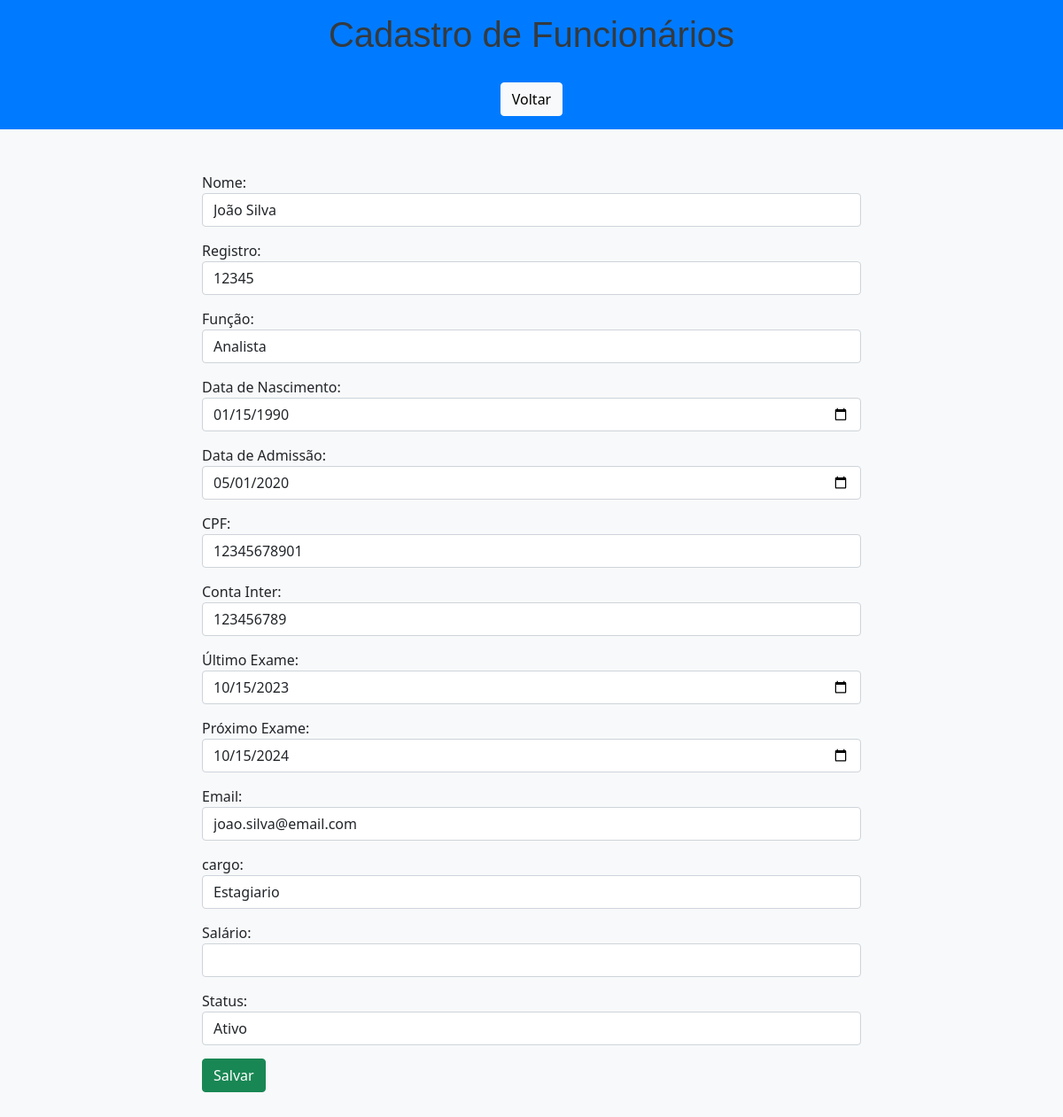
Page /edit/1/ on the committed database.
### app/models.py (models this page shows, shortened)
class Funcionarios(models.Model):
    cpf_validator = RegexValidator(
        r'^\d{11}$',
        'O CPF deve ter 11 dígitos numéricos.'
    )
    def validate_date_format(value):
        """Valida se o campo segue o formato de data 'YYYY-MM-DD'."""
        if not re.match(r'\d{4}-\d{2}-\d{2}', value):
            raise ValidationError('A data deve estar no formato YYYY-MM-DD.')
    nome = models.CharField(max_length=150, verbose_name='Nome')
    registro = models.CharField(max_length=50, verbose_name='Registro')
    funcao = models.CharField(max_length=100, verbose_name='Função')
    data_nascimento = models.CharField(
        max_length=100,
        verbose_name='Data de Nascimento',
        validators=[validate_date_format]
    )
    data_admissao = models.CharField(
        max_length=100,
        verbose_name='Data de Admissão',
        validators=[validate_date_format]
    )
    cpf = models.CharField(max_length=11, validators=[cpf_validator], unique=True, verbose_name='CPF')
    conta_inter = models.CharField(max_length=20, verbose_name='Conta Inter')
    ultimo_exame = models.CharField(
        max_length=100,
        null=True,
        blank=True,
        verbose_name='Último Exame',
        validators=[validate_date_format]
    )
    proximo_exame = models.CharField(
        max_length=100,
        null=True,
        blank=True,
        verbose_name='Próximo Exame',
        validators=[validate_date_format]
    )
    email = models.EmailField(max_length=100, validators=[EmailValidator()], unique=True, verbose_name='Email')
    salario = models.DecimalField(max_digits=10, decimal_places=2, verbose_name='Salário')
    status = models.CharField(max_length=50, verbose_name='Status')
    cargo = models.CharField(max_length=50, verbose_name='Status')

### app/views.py (the view)
# urls.py: path('edit/<int:pk>/', edit, name='edit'),
def edit(request, pk):
    funcionario = get_object_or_404(Funcionarios, pk=pk)
    form = FuncionariosForm(instance=funcionario)
    return render(request, 'Funcionarios/form.html', {'form': form, 'db': funcionario})

### app/forms.py
class FuncionariosForm(ModelForm):
    class Meta:
        model = Funcionarios
        fields = [
            'nome',
            'registro',
            'funcao',
            'data_nascimento',
            'data_admissao',
            'cpf',
            'conta_inter',
            'ultimo_exame',
            'proximo_exame',
            'email',
            'salario',
            'status',
            'cargo'
        ]
        widgets = {
            'data_nascimento': forms.TextInput(attrs={'placeholder': 'dd/mm/yyyy', 'class': 'date-input'}),
            'data_admissao': forms.TextInput(attrs={'placeholder': 'dd/mm/yyyy', 'class': 'date-input'}),
            'ultimo_exame': forms.TextInput(attrs={'placeholder': 'dd/mm/yyyy', 'class': 'date-input'}),
            'proximo_exame': forms.TextInput(attrs={'placeholder': 'dd/mm/yyyy', 'class': 'date-input'}),
            'email': forms.EmailInput(attrs={'placeholder': 'email@exemplo.com'}),
        }

### app/templates/Funcionarios/form.html (shortened to what this page needs)
<!DOCTYPE html>
<html lang="pt-br">
<head>
    <link href="https://cdn.jsdelivr.net/npm/bootstrap@5.0.2/dist/css/bootstrap.min.css" rel="stylesheet">
</head>
<body>
    <header class="header text-center">
        <h1>Cadastro de Funcionários</h1>
        <a href="/indexFuncionarios" class="btn btn-light">Voltar</a>
    </header>
    <div class="container mt-5">
        <div class="col-8 m-auto">
            <form name="form" id="form" action="{% if db %}{% url 'update' db.id %}{% else %}{% url 'create' %}{% endif %}" method="post">
                <div class="form-group">
                    <label for="nome">Nome:</label>
                    <input type="text" id="nome" name="nome" class="form-control" value="{{ form.nome.value|default_if_none:'' }}">
                </div>
                <div class="form-group">
                    <label for="registro">Registro:</label>
                    <input type="text" id="registro" name="registro" class="form-control" value="{{ form.registro.value|default_if_none:'' }}">
                </div>
                <div class="form-group">
                    <label for="funcao">Função:</label>
                    <input type="text" id="funcao" name="funcao" class="form-control" value="{{ form.funcao.value|default_if_none:'' }}">
                </div>
                <div class="form-group">
                    <label for="data_nascimento">Data de Nascimento:</label>
                    <input type="date" id="data_nascimento" name="data_nascimento" class="form-control" value="{{ form.data_nascimento.value|default_if_none:'' }}">
                </div>
                <div class="form-group">
                    <label for="data_admissao">Data de Admissão:</label>
                    <input type="date" id="data_admissao" name="data_admissao" class="form-control" value="{{ form.data_admissao.value|default_if_none:'' }}">
                </div>
                <div class="form-group">
                    <label for="cpf">CPF:</label>
                    <input type="text" id="cpf" name="cpf" class="form-control" value="{{ form.cpf.value|default_if_none:'' }}">
                </div>
                <div class="form-group">
                    <label for="conta_inter">Conta Inter:</label>
                    <input type="text" id="conta_inter" name="conta_inter" class="form-control" value="{{ form.conta_inter.value|default_if_none:'' }}">
                </div>
                <div class="form-group">
                    <label for="ultimo_exame">Último Exame:</label>
                    <input type="date" id="ultimo_exame" name="ultimo_exame" class="form-control" value="{{ form.ultimo_exame.value|default_if_none:'' }}">
                </div>
                <div class="form-group">
                    <label for="proximo_exame">Próximo Exame:</label>
                    <input type="date" id="proximo_exame" name="proximo_exame" class="form-control" value="{{ form.proximo_exame.value|default_if_none:'' }}">
                </div>
                <div class="form-group">
                    <label for="email">Email:</label>
                    <input type="email" id="email" name="email" class="form-control" value="{{ form.email.value|default_if_none:'' }}">
                </div>
                <div class="form-group">
                    <label for="cargo">cargo:</label>
                    <select id="cargo" name="cargo" class="form-control">
                        <option value="Estagiario" {% if form.cargo.value == "Estagiario" %}selected{% endif %}>Estagiario</option>
                    </select>
                </div>
                <div class="form-group">
                    <label for="salario">Salário:</label>
                    <input type="number" step="0.01" id="salario" name="salario" class="form-control" value="{{ form.salario.value|default_if_none:'' }}">
                </div>
                <div class="form-group">
                    <label for="status">Status:</label>
                    <select id="status" name="status" class="form-control">
                        <option value="Ativo" {% if form.status.value == "Ativo" %}selected{% endif %}>Ativo</option>
                    </select>
                </div>
                <input type="submit" class="btn btn-success" value="Salvar">
            </form>
        </div>
    </div>
</body>
</html>

### app/templates/Funcionarios/form.html (style rules this page uses)
body { background-color: #f8f9fa; padding-bottom: 60px; }
.header { background-color: #007bff; color: white; padding: 15px 0; }
h1 { color: #343a40; font-family: 'Arial', sans-serif; margin-bottom: 30px; }
.form-group { margin-bottom: 15px; }
.btn { transition: background-color 0.3s ease; }

### rows in the picture
Funcionarios: nome "João Silva", registro "12345", funcao "Analista", data_nascimento "01/15/1990", data_admissao "05/01/2020", cpf "12345678901", conta_inter "123456789", ultimo_exame "10/15/2023", proximo_exame "10/15/2024", email "joao.silva@email.com", cargo "Estagiario", status "Ativo"
